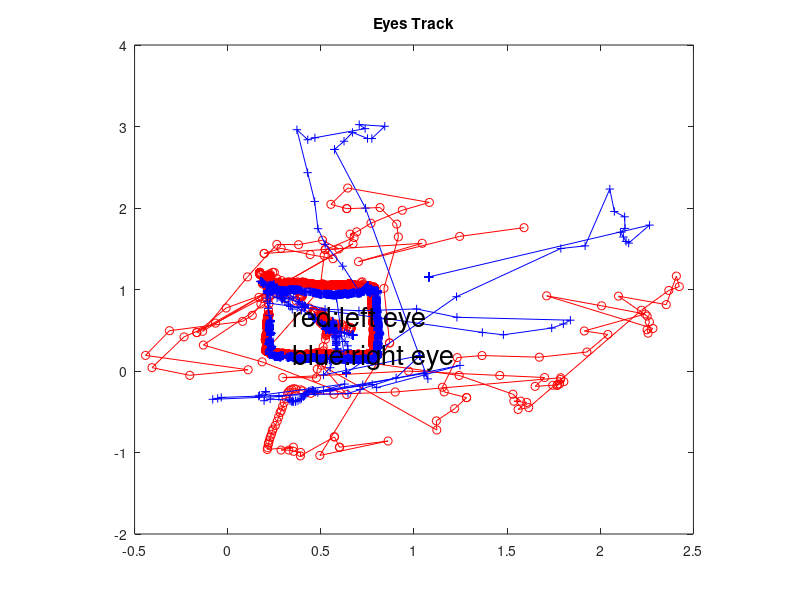
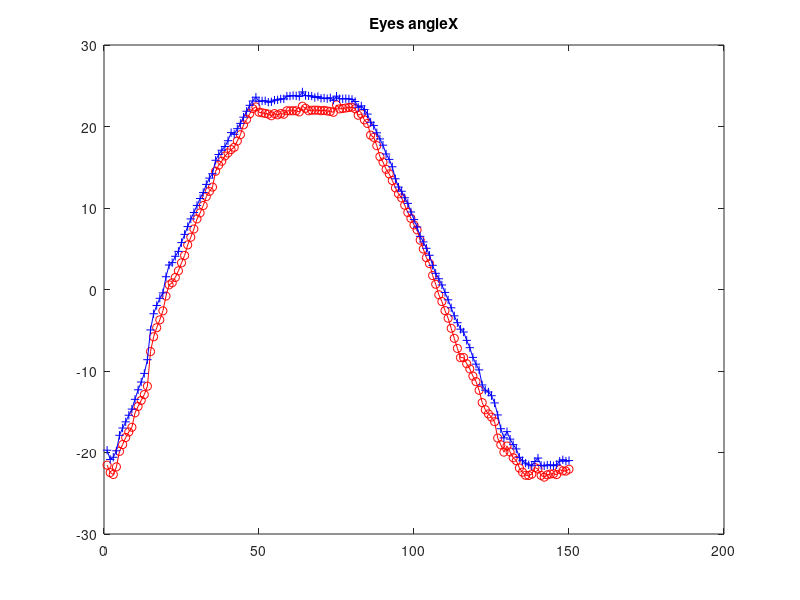
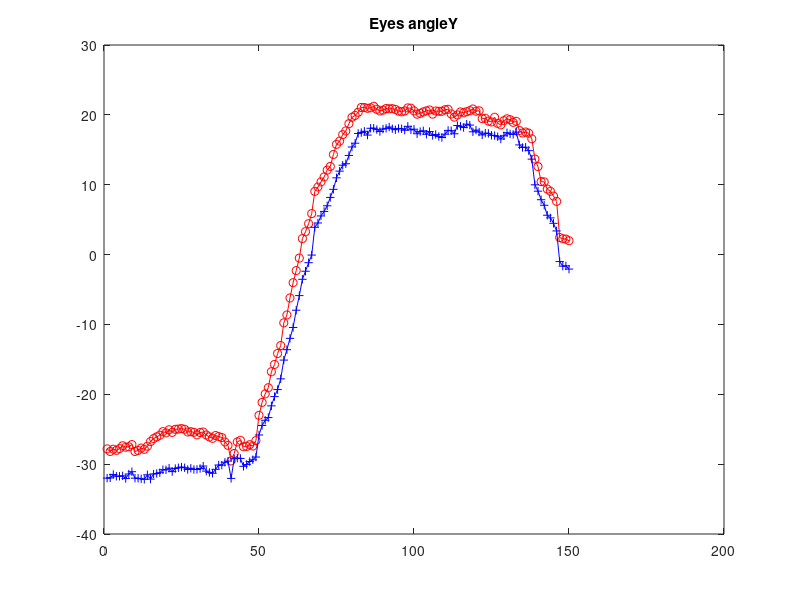

These figures' MATLAB source, in order:
%load('C:\Users\Administrator\Desktop\GMU research\295128-F2-USB-220-x64-uEye\ViewPoint\Data\modified_output_Allisn_2024_0209_test5(0.01)to(0.1).mat');
load('modified_output_Kabir_2024_0209_test4(0.01)to(0.1).mat')
XL = GazePointSmoothed_cell(:,1);
YL = 1-GazePointSmoothed_cell(:,2);
XR = GazePointSmoothed_cell(:,3);
YR = 1-GazePointSmoothed_cell(:,4);

XL_angle = GazeAngleSmoothed_cell(:,1);
YR_angle = GazeAngleSmoothed_cell(:,2);
XR_angle = GazeAngleSmoothed_cell(:,3);
YL_angle = GazeAngleSmoothed_cell(:,4);
timeL = datatime_cell(:,1);
timeR = datatime_cell(:,2);
indexXL = 1:length(XL_angle);
%%
h = figure;
plot(XL, YL, 'r-o', XR, YR, 'b-+');
title('Eyes Track');
txt = {'red:left eye'; 'blue:right eye'};
text(0.35, 0.4, txt, 'FontSize', 20);
pbaspect([8 7 1]); % 设置横纵坐标比例为3:2
print(h, '-djpeg', 'eyetrack.jpg');



%%
h=figure;
plot(indexXL,XL_angle,'r-o',indexXL,XR_angle,'b-+');
title('Eyes angleX')
txt = {'red:light eye'; 'blue:right eye'};
text(400,-10,txt,'FontSize',20);
print(h,'-djpeg','eyeangleX.jpg');

%%
h=figure;
plot(indexXL,YL_angle,'r-o',indexXL,YR_angle,'b-+');
title('Eyes angleY')
txt = {'red:light eye'; 'blue:right eye'};
text(900,-20,txt,'FontSize',20);
print(h,'-djpeg','eyeangleY.jpg');

%%
st = 1;
%plot_eye_graph(XL,YL,XR,YR,st)
%plot_eye_angle(XL_angle,YL_angle,XR_angle,YR_angle,st)
save('modified_output_A1_2024_0209_test4(0.01)to(0.1).mat','datatime_cell','deltadatatime_cell','GazeAngle_cell','GazeAngleSmoothed_cell',...
'GazePoint_cell','GazePointSmoothed_cell','GlintPoint_cell','PupilPoint_cell','PupilAspectRatio_cell',...
'PupilSize_cell');
